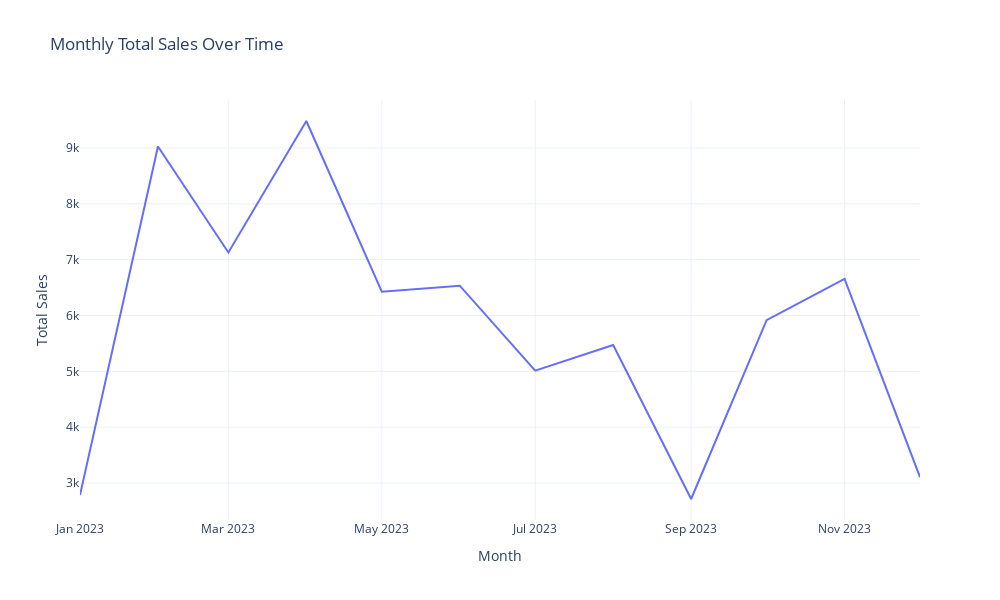

The cell this chart's notebook holds for it:
### Code cell
#Create a line plot of total sales over time (using Order_Date).
# Extract Year-Month from Order_Date
df['YearMonth'] = df['Order_Date'].dt.to_period('M').astype(str)

# Group by Year-Month and sum Sales
monthly_sale= df.groupby('YearMonth')['Sales_Amount'].sum().reset_index()
#If you don’t reset the index, Order_Date is not a column — it’s part of the index. So:type(df.groupby("Order_Date")["Sales_Amount"].sum())

# Line Plot
px.line(monthly_sale,x='YearMonth',y='Sales_Amount',title='Monthly Total Sales Over Time',
    labels={'YearMonth': 'Month', 'Sales_Amount': 'Total Sales'}, width=1000,height=600,template='plotly_white')

### Figure 1 — Plotly figure (JSON) as saved in the notebook; plotly's stock layout.template omitted (floating-point values rounded to 4 significant figures)
{"data": [{"hovertemplate": "Month=%{x}<br>Total Sales=%{y}<extra></extra>", "legendgroup": "", "line": {"color": "#636efa", "dash": "solid"}, "marker": {"symbol": "circle"}, "mode": "lines", "name": "", "orientation": "v", "showlegend": false, "type": "scatter", "x": ["2023-01", "2023-02", "2023-03", "2023-04", "2023-05", "2023-06", "2023-07", "2023-08", "2023-09", "2023-10", "2023-11", "2023-12"], "xaxis": "x", "y": [2783, 9025, 7129, 9483, 6427, 6533, 5013, 5472, 2713, 5915, 6655, 3105], "yaxis": "y"}], "layout": {"height": 600, "legend": {"tracegroupgap": 0}, "title": {"text": "Monthly Total Sales Over Time"}, "width": 1000, "xaxis": {"anchor": "y", "autorange": true, "domain": [0, 1], "range": ["2023-01-01", "2023-12-01"], "title": {"text": "Month"}, "type": "date"}, "yaxis": {"anchor": "x", "autorange": true, "domain": [0, 1], "range": [2337.0, 9859.0], "title": {"text": "Total Sales"}, "type": "linear"}}}
